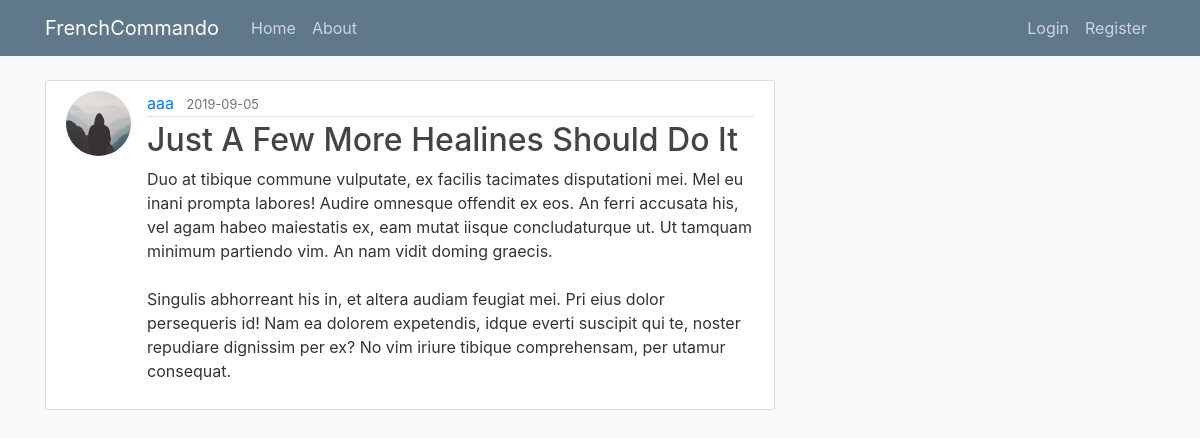
The app's page /post/20, older data.
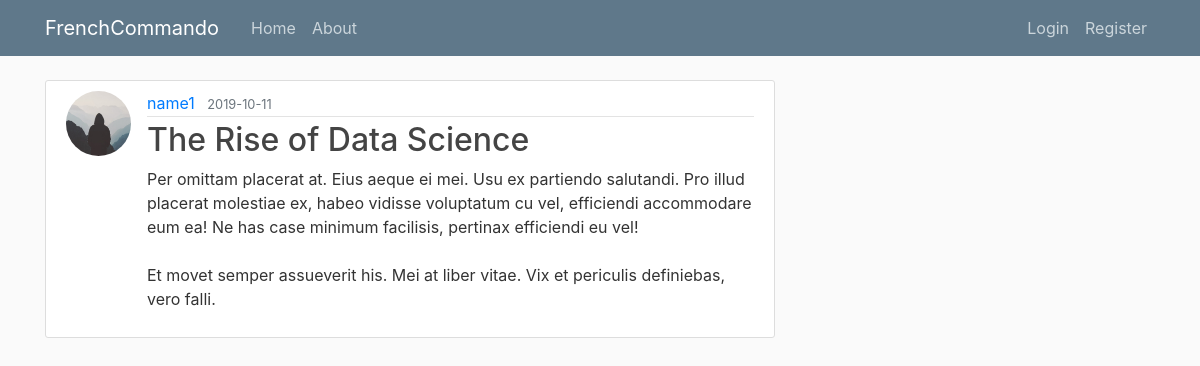
The same page, newer data.
### flaskblog/models.py (models this page shows, shortened)
class User(db.Model, UserMixin):
    id = db.Column(db.Integer, primary_key=True)
    username = db.Column(db.String(20), unique=True, nullable=False)
    email = db.Column(db.String(120), unique=True, nullable=False)
    image_file = db.Column(db.String(20), nullable=False, default='default.jpg')
    password = db.Column(db.String(60), nullable=False)
    posts = db.relationship('Post', backref='author', lazy=True)

class Post(db.Model):
    id = db.Column(db.Integer, primary_key=True)
    title = db.Column(db.String(100), nullable=False)
    date_posted = db.Column(db.DateTime, nullable=False, default=datetime.utcnow)
    content = db.Column(db.Text, nullable=False)
    user_id = db.Column(db.Integer, db.ForeignKey('user.id'), nullable=False)

### flaskblog/posts/routes.py (the view)
@posts.route("/post/<int:post_id>")
def post(post_id):
    post = Post.query.get_or_404(post_id)
    return render_template('post.html', title=post.title, post=post)

### flaskblog/templates/post.html (shortened to what this page needs)
{% extends "layout.html" %}
{% block content %}
  <article class="media content-section">
    <img class="rounded-circle article-img" src="{{ url_for('static', filename='profile_pics/' + post.author.image_file) }}" alt="">
    <div class="media-body">
      <div class="article-metadata">
        <a class="mr-2" href="{{ url_for('users.user_posts', username=post.author.username) }}">{{ post.author.username }}</a>
        <small class="text-muted">{{ post.date_posted.strftime('%Y-%m-%d') }}</small>
      </div>
      <h2><a class="article-title" href="{{ url_for('posts.post', post_id=post.id) }}">{{ post.title }}</a></h2>
      <p class="article-content">{{ post.content }}</p>
    </div>
  </article>
{% endblock content %}

Row changes from the older to the newer data that the page shows:
no longer on this page (row edited): User: image_file (placeholder picture), author.username "aaa"
now on this page (row edited): User: image_file (placeholder picture), author.username "name1"
changed Post: date_posted "2019-09-05" → "2019-10-11"; title "Just A Few More Healines Should Do It" → "The Rise of Data Science"; content "Duo at tibique commune vulputate, ex facilis tacimates disputationi mei. Mel eu inani prompta labores! Audire omnesque offendit ex eos. An ferri accusata his, vel agam habeo maiestatis ex, eam mutat iisque concludaturque ut. Ut tamquam minimum partiendo vim. An nam vidit doming graecis. Singulis abhorreant his in, et altera audiam feugiat mei. Pri eius dolor persequeris id! Nam ea dolorem expetendis, idque everti suscipit qui te, noster repudiare dignissim per ex? No vim iriure tibique comprehensam, per utamur consequat." → "Per omittam placerat at. Eius aeque ei mei. Usu ex partiendo salutandi. Pro illud placerat molestiae ex, habeo vidisse voluptatum cu vel, efficiendi accommodare eum ea! Ne has case minimum facilisis, pertinax efficiendi eu vel! Et movet semper assueverit his. Mei at liber vitae. Vix et periculis definiebas, vero falli."
